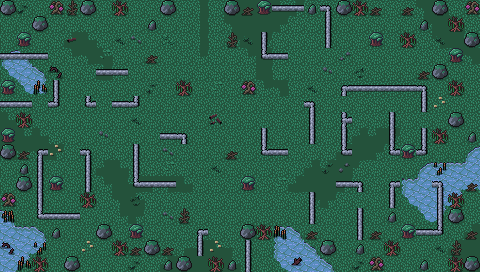

A level layout from a 2D game, rendered from its tile map. Below: a short description, then the map file with tile-grid data replaced by summaries:
An orthogonal 30x17 tile map with 16x16 px tiles, 4 tile layers (Collision, Background, Ground, Clutter), 2 tilesets and 12 objects.

<map version="1.5" tiledversion="1.7.2" orientation="orthogonal" renderorder="right-down" width="30" height="17" tilewidth="16" tileheight="16" infinite="0" nextlayerid="7" nextobjectid="61">
 <editorsettings>
  <export target="wastetown..tmx" format="tmx" />
 </editorsettings>
 <tileset firstgid="1" source="../../../../common/maps/tileset/main.tsx" />
 <tileset firstgid="3477" source="../../../../common/maps/tileset/buildings.tsx" />
 <layer id="6" name="Collision" width="30" height="17">
  <data>[510 cells, 87 non-empty, 5 distinct tile ids]</data>
 </layer>
 <layer id="1" name="Background" width="30" height="17">
  <data>[510 cells, 510 non-empty, 1 distinct tile ids]</data>
 </layer>
 <layer id="2" name="Ground" width="30" height="17">
  <data>[510 cells, 128 non-empty, 27 distinct tile ids]</data>
 </layer>
 <layer id="3" name="Clutter" width="30" height="17">
  <properties>
   <property name="spriteLayer" type="bool" value="true" />
  </properties>
  <data>[510 cells, 196 non-empty, 33 distinct tile ids]</data>
 </layer>
 <objectgroup id="4" name="Objects">
  <object id="48" template="../../../../common/maps/obj/treasure.tx" x="45.684" y="212.261" />
  <object id="50" template="../../../../common/maps/obj/enemy.tx" x="214" y="253.333">
   <properties>
    <property name="enemy" value="Zombie" />
   </properties>
  </object>
  <object id="51" template="../../../../common/maps/obj/treasure.tx" x="399.333" y="145.873" />
  <object id="52" template="../../../../common/maps/obj/gold.tx" x="397.002" y="227.014" />
  <object id="53" template="../../../../common/maps/obj/enemy.tx" x="284.333" y="41.3334">
   <properties>
    <property name="enemy" value="Skeleton" />
   </properties>
  </object>
  <object id="54" template="../../../../common/maps/obj/enemy.tx" x="103.167" y="96.3334">
   <properties>
    <property name="enemy" value="Skeleton" />
   </properties>
  </object>
  <object id="55" template="../../../../common/maps/obj/enemy.tx" x="406.5" y="193.666">
   <properties>
    <property name="enemy" value="Zombie" />
   </properties>
  </object>
  <object id="56" template="../../../../common/maps/obj/enemy.tx" x="195" y="64">
   <properties>
    <property name="enemy" value="Skeleton" />
   </properties>
  </object>
  <object id="57" template="../../../../common/maps/obj/enemy.tx" x="383.666" y="109.667">
   <properties>
    <property name="enemy" value="Big Zombie" />
   </properties>
  </object>
  <object id="58" template="../../../../common/maps/obj/enemy.tx" x="279.333" y="134.333">
   <properties>
    <property name="enemy" value="Zombie" />
   </properties>
  </object>
  <object id="59" template="../../../../common/maps/obj/enemy.tx" x="56" y="162.667">
   <properties>
    <property name="enemy" value="Skeleton" />
   </properties>
  </object>
  <object id="60" template="../../../../common/maps/obj/door_down.tx" x="196.563" y="17.1034">
   <properties>
    <property name="teleport" value="../Shandalar Old Border/maps/map/jacetower/portal_1B2.tmx" />
    <property name="teleportObjectId" value="61" />
   </properties>
  </object>
 </objectgroup>
</map>
